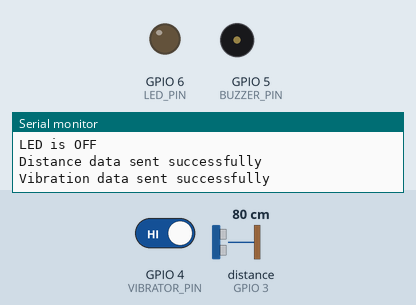
Bench run of a sketch on a simulated ESP32. Parts: output pins drawn as LEDs (lit = HIGH), buzzer (waves = sounding, pin HIGH), the last lines printed to the serial monitor. Wiring (inferred from the names in the program): ultrasonic range finder: trigger GPIO 2; echo GPIO 3. Inputs (shaded band) come from the test bench; at power-on: distance to the obstacle (sensor on GPIO 3) 80 cm, GPIO 4 (VIBRATOR_PIN) HIGH. The echo pulse lasts 58.3 µs per cm; WiFi joins after 1.5 s; servers stay silent unless stated; pins used as bus, display or sensor lines are not drawn.

Above: at 2.7 s.
2.8 s: distance to the obstacle (sensor on GPIO 3) set to 22 cm
4.6 s: distance to the obstacle (sensor on GPIO 3) set to 18 cm
At 6.4 s:
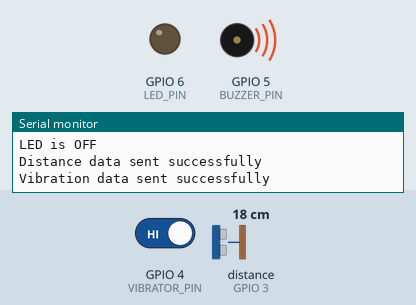
6.9 s: GPIO 4 (VIBRATOR_PIN) driven LOW
At 8.6 s:
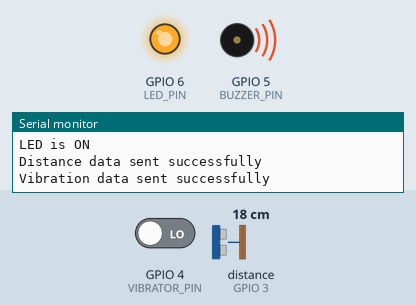
9.5 s: distance to the obstacle (sensor on GPIO 3) set to 35 cm
At 11.8 s:
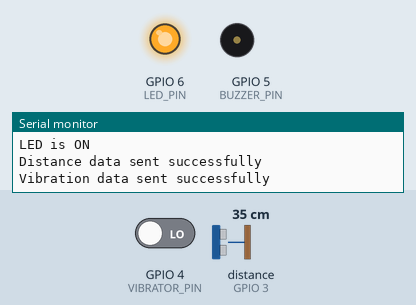
12.1 s: distance to the obstacle (sensor on GPIO 3) set to 2 cm
At 14.3 s:
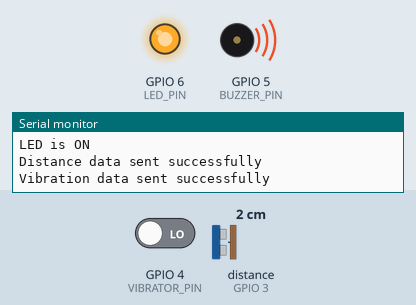
14.7 s: distance to the obstacle (sensor on GPIO 3) set to 60 cm
At 16.5 s:
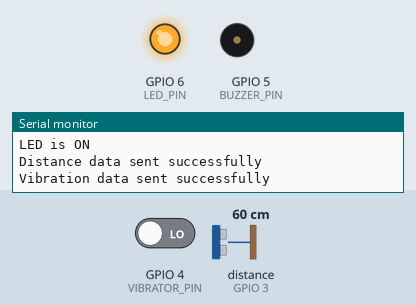
Timing chart, 0 to 18.0 s (numbered marks = the images above; inputs shaded):
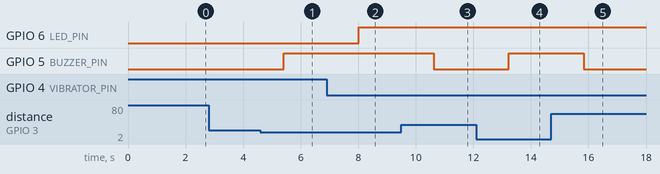

The sketch:

main_code.ino
```cpp
#include <Arduino.h>
#if defined(ESP32)
  #include <WiFi.h>
#elif defined(ESP8266)
  #include <ESP8266WiFi.h>
#endif
#include <Firebase_ESP_Client.h>
#include "addons/TokenHelper.h"
#include "addons/RTDBHelper.h"

// Define Wi-Fi and Firebase credentials
#define WIFI_SSID "123456789"
#define WIFI_PASSWORD "123456789"
#define API_KEY "AIzaSyCqMdGJNvmMin0y6jyE7f1GYZYBIeJhwR0"
#define DATABASE_URL "https://holesols-default-rtdb.firebaseio.com/"

// Define pins
#define TRIGGER_PIN  D1
#define ECHO_PIN     D2
#define VIBRATOR_PIN D3
#define BUZZER_PIN   D4
#define LED_PIN      D5

FirebaseData fbdo;
FirebaseAuth auth;
FirebaseConfig config;

unsigned long sendDataPrevMillis = 0;
bool signupOK = false;

void setup() {
  // Initialize pins
  pinMode(TRIGGER_PIN, OUTPUT);
  pinMode(ECHO_PIN, INPUT);
  pinMode(VIBRATOR_PIN, INPUT);
  pinMode(BUZZER_PIN, OUTPUT);
  pinMode(LED_PIN, OUTPUT);
  digitalWrite(BUZZER_PIN, LOW);
  digitalWrite(LED_PIN, LOW);

  // Initialize Serial Monitor
  Serial.begin(115200);

  // Connect to Wi-Fi
  WiFi.begin(WIFI_SSID, WIFI_PASSWORD);
  Serial.print("Connecting to Wi-Fi");
  while (WiFi.status() != WL_CONNECTED) {
    Serial.print(".");
    delay(300);
  }
  Serial.println();
  Serial.print("Connected with IP: ");
  Serial.println(WiFi.localIP());

  // Firebase configuration
  config.api_key = API_KEY;
  config.database_url = DATABASE_URL;
  if (Firebase.signUp(&config, &auth, "", "")) {
    Serial.println("Firebase signup successful");
    signupOK = true;
  } else {
    Serial.printf("Firebase signup failed: %s\n", config.signer.signupError.message.c_str());
  }
  config.token_status_callback = tokenStatusCallback;
  Firebase.begin(&config, &auth);
  Firebase.reconnectWiFi(true);
}

void loop() {
  // Measure distance with ultrasonic sensor
  long duration, distance;
  digitalWrite(TRIGGER_PIN, LOW);
  delayMicroseconds(2);
  digitalWrite(TRIGGER_PIN, HIGH);
  delayMicroseconds(10);
  digitalWrite(TRIGGER_PIN, LOW);
  duration = pulseIn(ECHO_PIN, HIGH);
  distance = (duration / 2) / 29.1; // Convert to cm
  Serial.print("Ultrasonic Distance: ");
  Serial.print(distance);
  Serial.println(" cm");

  // Read vibration sensor
  int vibration = !digitalRead(VIBRATOR_PIN);
  Serial.print("Vibration Sensor: ");
  Serial.println(vibration);

  // Control buzzer and LED based on sensor readings
  if (distance < 20) {
    digitalWrite(BUZZER_PIN, HIGH);
    Serial.println("Buzzer is on");
  } else {
    digitalWrite(BUZZER_PIN, LOW);
    Serial.println("Buzzer is off");
  }

  if (vibration == HIGH) {
    digitalWrite(LED_PIN, HIGH);
    Serial.println("LED is ON");
  } else {
    digitalWrite(LED_PIN, LOW);
    Serial.println("LED is OFF");
  }

  // Send data to Firebase
  if (Firebase.ready() && signupOK && (millis() - sendDataPrevMillis > 1000 || sendDataPrevMillis == 0)) {
    sendDataPrevMillis = millis();

    if (Firebase.RTDB.setInt(&fbdo, "manhole/distance", distance)) {
      Serial.println("Distance data sent successfully");
    } else {
      Serial.printf("Failed to send distance data: %s\n", fbdo.errorReason().c_str());
    }

    if (Firebase.RTDB.setInt(&fbdo, "manhole/vibration", vibration)) {
      Serial.println("Vibration data sent successfully");
    } else {
      Serial.printf("Failed to send vibration data: %s\n", fbdo.errorReason().c_str());
    }
  }

  delay(1000); // Add a 1-second delay
}
```

Measured:
- the behaviour switches between 20 and 19 cm on distance to the obstacle (sensor on GPIO 3) (found by bisection; images 0 and 1)
- after the input at 4.6 s, GPIO 5 (BUZZER_PIN): LOW → HIGH after 0.82 s
- after the input at 6.9 s, GPIO 6 (LED_PIN): LOW → HIGH after 1.1 s
- after the input at 9.5 s, GPIO 5 (BUZZER_PIN): HIGH → LOW after 1.1 s
- after the input at 12.1 s, GPIO 5 (BUZZER_PIN): LOW → HIGH after 1.1 s
- after the input at 14.7 s, GPIO 5 (BUZZER_PIN): HIGH → LOW after 1.1 s
